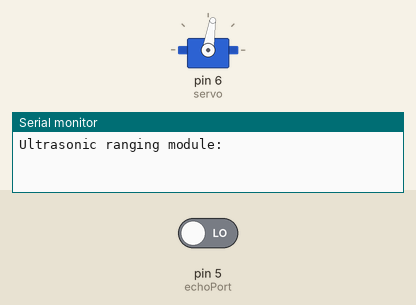
A sketch run on a simulated Arduino Uno, built with avr-gcc and run on an emulated ATmega328P. On the bench: servo, the last lines printed to the serial monitor. The test bench sets the inputs (shaded band); at power-on: pin 5 (echoPort) LOW. At 12.7 s the program stops and its outputs stay as they are.

Above: at 0.15 s.
At 0.75 s:
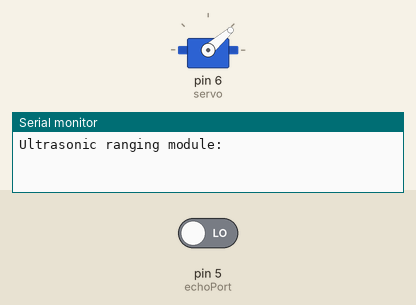
At 1.4 s:
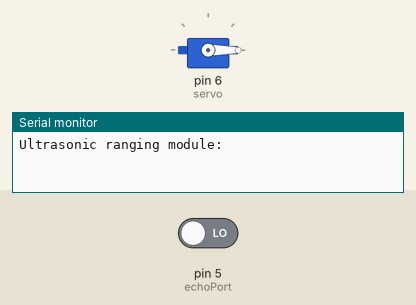
At 12.44 s:
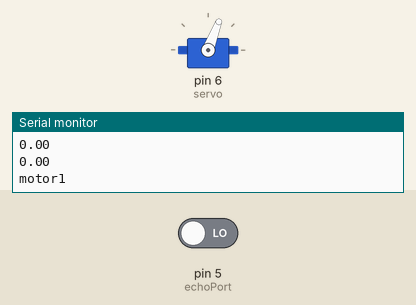
Timing chart, 0 to 14.2 s (numbered marks = the images above):
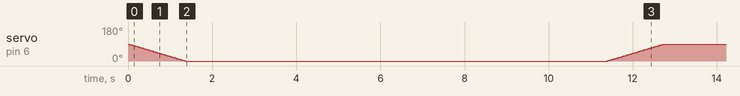

The sketch:

backup.ino
```cpp
#include <Servo.h>
Servo servo;  // create servo object to control a servo  // twelve servo objects can be created on most boards
int pos = 0;    // variable to store the servo position
int triggerPort =4;
int echoPort = 5;
long arr[8];
int i=0;
boolean flag = false;
float a,b,c,d,e;

void setup() {
    Serial.begin( 9600 );
    pinMode( triggerPort, OUTPUT );
    pinMode( echoPort, INPUT );
    pinMode(6,OUTPUT);
    servo.attach(6);  // attaches the servo on pin 6 to the servo object  // tell servo to go to position in variable 'pos'
    Serial.println( "Ultrasonic ranging module: ");

}

void loop(){
  do{
       for (pos = 90; pos >= 0; pos -= 1)
      { // goes from 180 degrees to 0 degrees
           servo.write(pos);              // tell servo to go to position in variable 'pos'
          delay(15);                       // waits 15ms for the servo to reach the position
      }
      for(i=0;i<5;i++)
      {   //collecting reading of udm in an array
          digitalWrite(triggerPort,LOW);
          delayMicroseconds(5);
          digitalWrite(triggerPort,HIGH);
          delayMicroseconds(10);
          //digitalWrite(triggerPort,LOW);
          float dur = pulseIn(echoPort,HIGH);
          float dist=3.4 * dur/ 200;
          Serial.println(dist);
          arr[i] = dist;
          delay(1000);
      }
      a=arr[0];  //storing first three value of an array in it for comparing first three value
      b=arr[1];
      c=arr[2];
      d=a-b;
      e=b-c;
      if(e<=2)
      {
          if(d<2)
          {//stop the flow
              flag = true;
              Serial.println("motor1");
              for(pos = 0; pos <= 90; pos += 1)    // command to move from 0 degrees to 180 degrees
              {
                    servo.write(pos);                 //command to rotate the servo to the specified angle
                    delay(15);
              }
             // myservo.write(90);
             Serial.println("Finish");
             exit(0);
          }
      }
      else
      {
          a=arr[2];
          b=arr[3];
          c=arr[4];
          d=a-b;
          e=b-c;
          if( e<=2)
          {
                  //stop water
                  if(d<2)
                  {
                  flag= true;
                  Serial.println("motor2");
                  for(pos = 0; pos < 90; pos += 1)    // command to move from 0 degrees to 180 degrees
                  {
                      servo.write(pos);                 //command to rotate the servo to the specified angle
                      delay(15);
                  }
                  //myservo.write(90);
                      /*for(int i=1;i<5;i++)
                       {
                        Serial.println("motor2");
                    digitalWrite(7,HIGH);
                    delay(500);
                    digitalWrite(7,LOW);
                    delay(20);
                      }*/
                   Serial.println("Finish");
                   exit(0);
                  }
           }
           else{flag=false;}
   }
  }while(flag==false);
  Serial.println("Finish");
}
```
